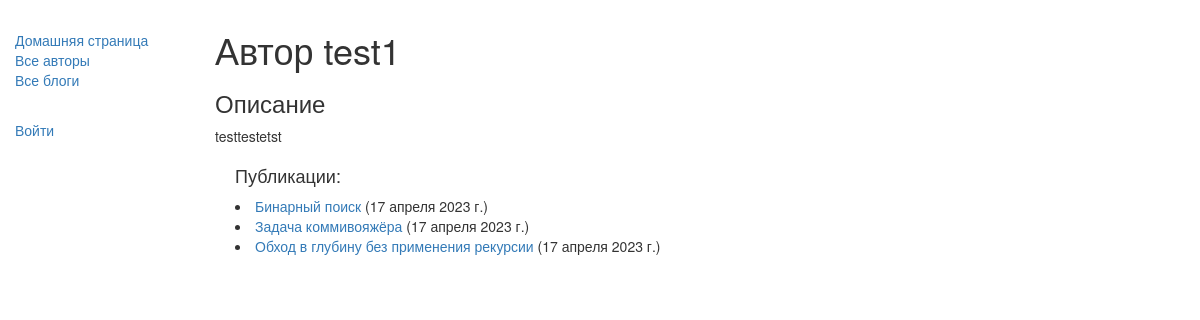
The app's page /blog/blogger/2 with its own data.
### blog/models.py (models this page shows, shortened)
class Author(models.Model):
    user = models.OneToOneField(User, on_delete=models.SET_NULL, null=True)
    summary = models.TextField(max_length=500, help_text='Введите описание автора:')
    class Meta:
        ordering = ['user', 'summary']

class Post(models.Model):
    title = models.CharField(max_length=70, verbose_name='Заголовок')
    author = models.ForeignKey(User, on_delete=models.SET_NULL, null=True)
    description = models.TextField(max_length=2000, help_text='Введите текст поста', verbose_name='Содержание')
    date_of_post = models.DateField(auto_now_add=True)
    class Meta:
        ordering = ['date_of_post', 'title']
        verbose_name = 'Публикация'
    def get_absolute_url(self):
        return reverse('post-detail', args=[str(self.id)])

### blog/views.py (the view)
# urls.py: path('blogger/<int:pk>', views.AuthorDetailView.as_view(), name='author-detail'),
class AuthorDetailView(generic.DetailView):
    model = Author

### blog/templates/blog/author_detail.html
{% extends "base_generic.html" %}
{% block content %}
  <h1>Автор {{ author.user.username }}</h1>
  <h3> Описание </h3>
  <p> {{ author.summary }}</p>
  <div style="margin-left:20px;margin-top:20px">
    <h4> Публикации: </h4>
    {% if author.user.post_set.all %}
      {% for post in author.user.post_set.all %}
      <li>
        <a href="{{ post.get_absolute_url }}">{{ post.title }}</a> ({{ post.date_of_post }})
      </li>
      {% endfor %}
    {% else %}
      <p>Публикации отсутствуют</p>
    {% endif %}
  </div>
{% endblock %}

### records on screen
Author: user.username "test1", summary "testtestetst"
Post: title "Бинарный поиск", date_of_post "17 апреля 2023 г."
Post: title "Задача коммивояжёра", date_of_post "17 апреля 2023 г."
Post: title "Обход в глубину без применения рекурсии", date_of_post "17 апреля 2023 г."
